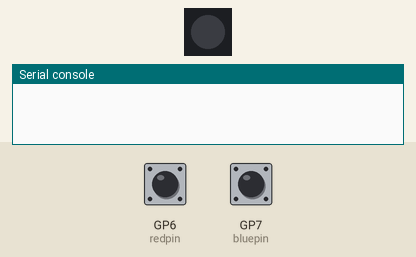
A program run on a simulated Raspberry Pi Pico running MicroPython. Parts: 1 RGB LEDs in strip order, left to right, the last lines printed to the serial console. The test bench sets the inputs (shaded band); at power-on: GP6 (redpin) HIGH, GP7 (bluepin) HIGH. Dim RGB values are drawn brighter than linear.

Above: at 1.2 s.
1.3 s: GP6 (redpin) pulled LOW for 0.15 s
At 1.37 s:
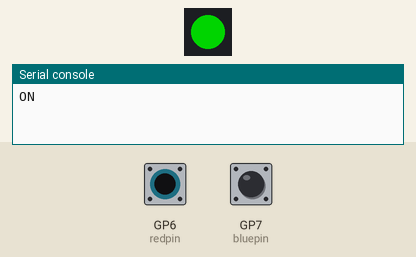
2.9 s: GP7 (bluepin) pulled LOW for 0.15 s
At 2.97 s:
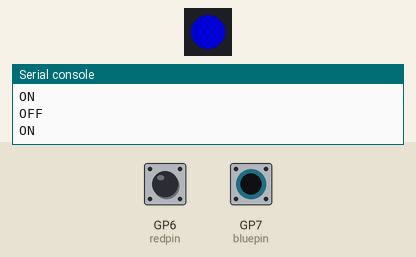
4.5 s: GP7 (bluepin) pulled LOW for 3.2 s
At 8.8 s:
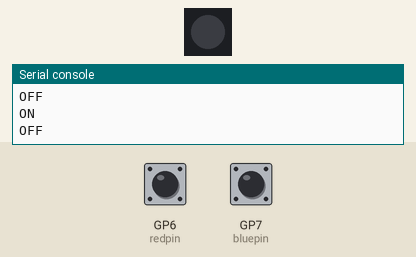
9.2 s: GP6 (redpin) pulled LOW for 3.2 s
At 9.9 s:
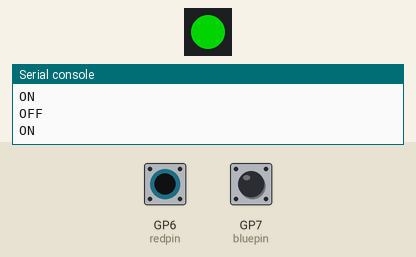
Timing chart, 0 to 13.9 s (numbered marks = the images above; inputs shaded):
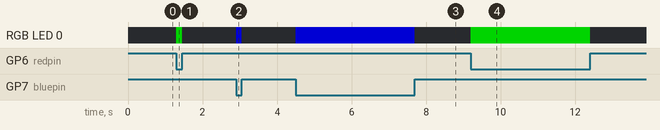

Measured:
- after the input at 1.3 s, RGB LED 0: off → RGB(0, 128, 0) at once, → off 0.15 s later
- after the input at 2.9 s, RGB LED 0: off → RGB(0, 0, 128) at once, → off 0.15 s later
- after the input at 4.5 s, RGB LED 0: off → RGB(0, 0, 128) at once, → off 3.2 s later
- after the input at 9.2 s, RGB LED 0: off → RGB(0, 128, 0) at once, → off 3.2 s later

The program:

main.py
```python
from machine import Pin, UART
from neopixel import NeoPixel
from time import sleep


PB_UP = 1
PB_DOWN = 0


class PushButtonCommand:
    def __init__(self, uart: UART, neo: NeoPixel, color: tuple[int, int, int]):
        self.uart = uart
        self.neo = neo
        self.color = color

    def execute(self):
        self.neo[0] = self.color
        self.neo.write()

        self.uart.write(f'on-{self.color}\r\n')

    def stop(self):
        self.neo[0] = (0, 0, 0)
        self.neo.write()

        self.uart.write(f'off-{self.color}\r\n')


class PushButton:

    def __init__(self, pin: Pin, command: PushButtonCommand):

        self.pin = pin
        self.command = command

        self.state: int = PB_UP
        self.pin.irq(trigger=Pin.IRQ_FALLING | Pin.IRQ_RISING, handler=self.handler)

    def handler(self, pin):

        if pin.value() == PB_DOWN and self.state == PB_UP:

            self.state = PB_DOWN
            self.command.execute()
            print('ON')

        elif pin.value() == PB_UP and self.state == PB_DOWN:

            self.state = PB_UP
            self.command.stop()
            print('OFF')


neo = NeoPixel(Pin(16), 1)

uart = UART(1, baudrate=9600, tx=Pin(4), rx=Pin(5))
uart.init(bits=8, parity=None, stop=1)

bluepin = Pin(7, mode=Pin.IN, pull=Pin.PULL_UP)
redpin = Pin(6, mode=Pin.IN, pull=Pin.PULL_UP)

bluebutton = PushButton(bluepin, PushButtonCommand(uart, neo, (0, 0, 128)))
redbutton = PushButton(redpin, PushButtonCommand(uart, neo, (0, 128, 0)))

try:

    while True:
        sleep(60)
        print('bump-bump')

finally:

    neo[0] = (0, 0, 0)
    neo.write()
    
```
